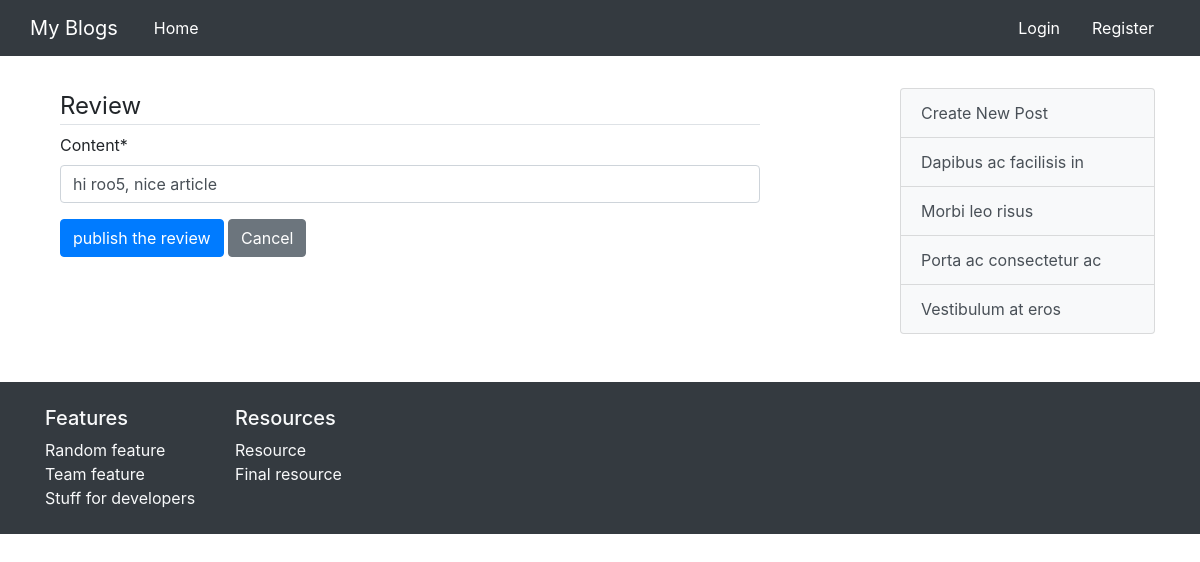
Before: /post/1/review/update/ with the older database file.
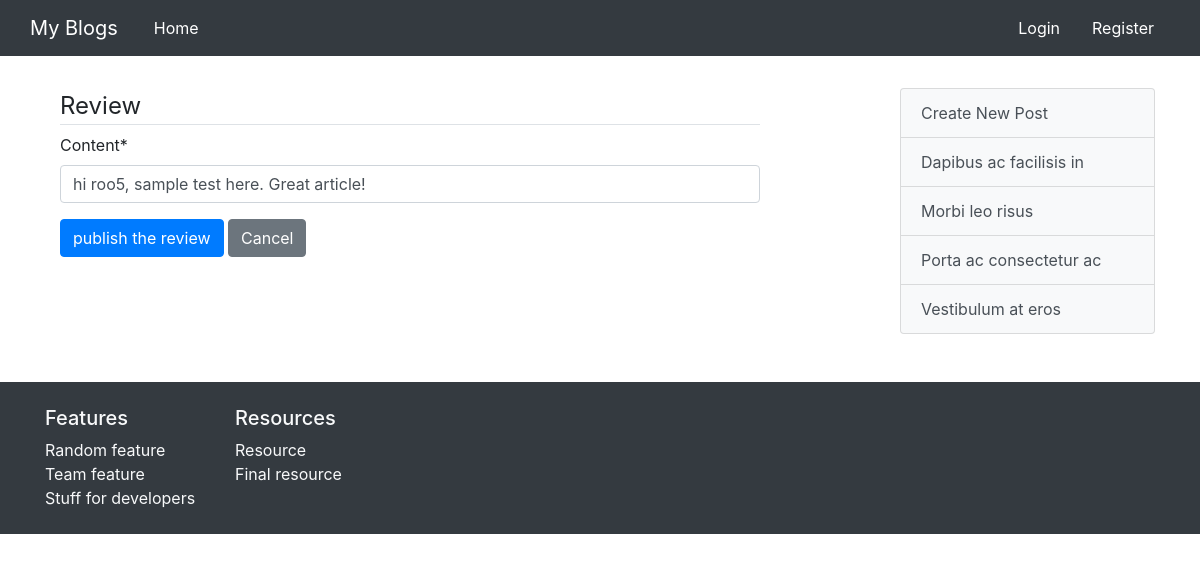
After: the same page with the newer database file.
### review/models.py (models this page shows, shortened)
class Review(models.Model):
    content = models.CharField(max_length=255)
    author = models.ForeignKey(User, on_delete=models.CASCADE)
    date_posted = models.DateTimeField(auto_now=True)
    post = models.ForeignKey(Post, on_delete=models.CASCADE)

### review/views.py (the view)
# urls.py: path('post/<int:pk>/review/update/', review_view.ReviewUpdate.as_view(), name='review_update'),
class ReviewUpdate(UpdateView):
    model = Review
    fields = ['content',]

### review/templates/review/review_form.html (shortened to what this page needs)
{% extends 'post/base.html' %}
{% load crispy_forms_tags %}
{% block content %}
    <div class="container container-20">
        <form class="my-3" method="POST">
            <div class="form-group">
                <legend class="border-bottom mh-4">Review</legend>
                {{ form|crispy }}
            </div>
            <button type="submit" class="btn btn-primary">publish the review</button>
            <a href="{{request.META.HTTP_REFERER}}" class="btn btn-secondary btn-secondary">Cancel</a>
        </form>
    </div>
{% endblock content %}

Changed rows visible on the page:
changed Review: content "hi roo5, nice article" → "hi roo5, sample test here. Great article!"
